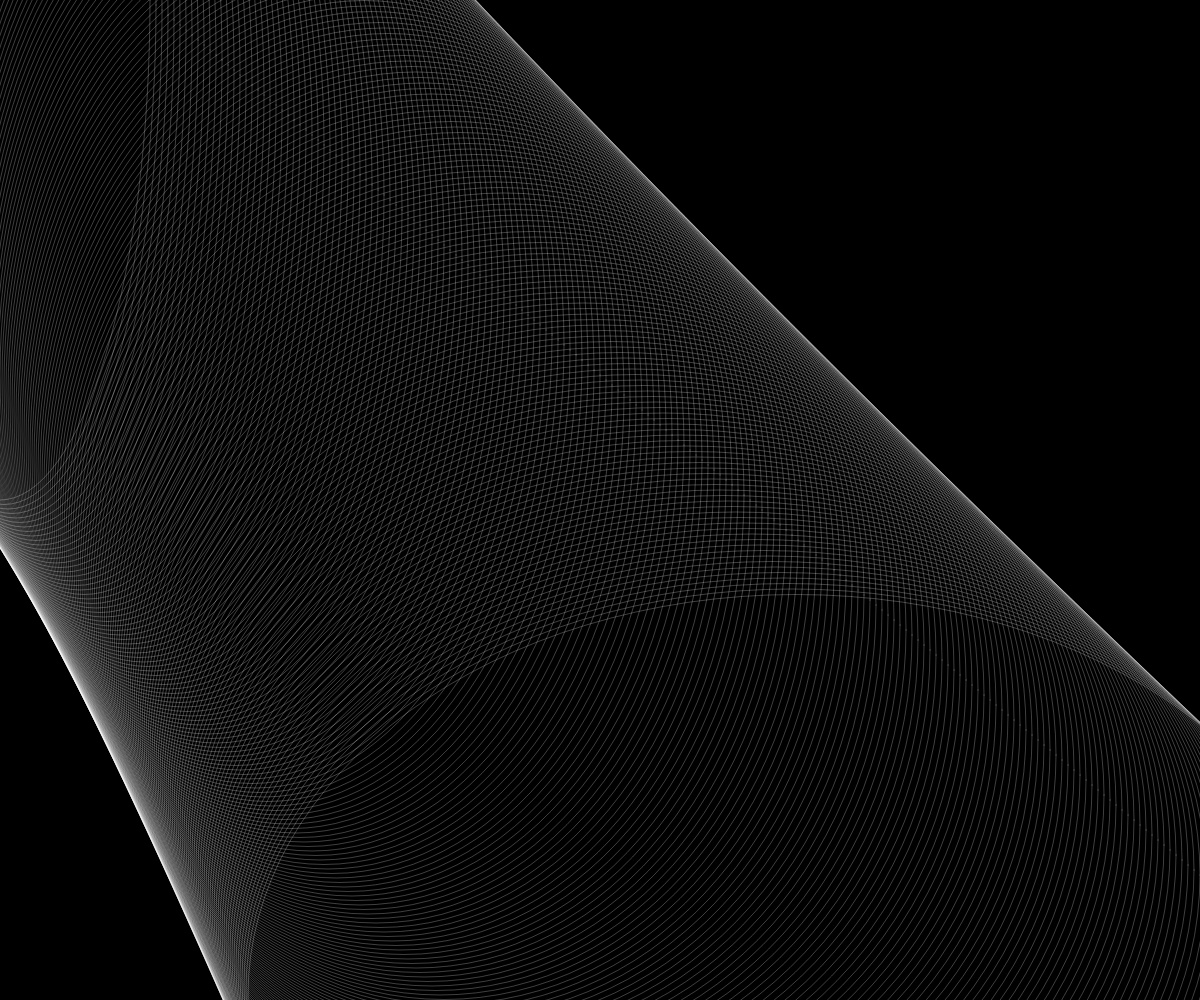
Frame 1 (no input)
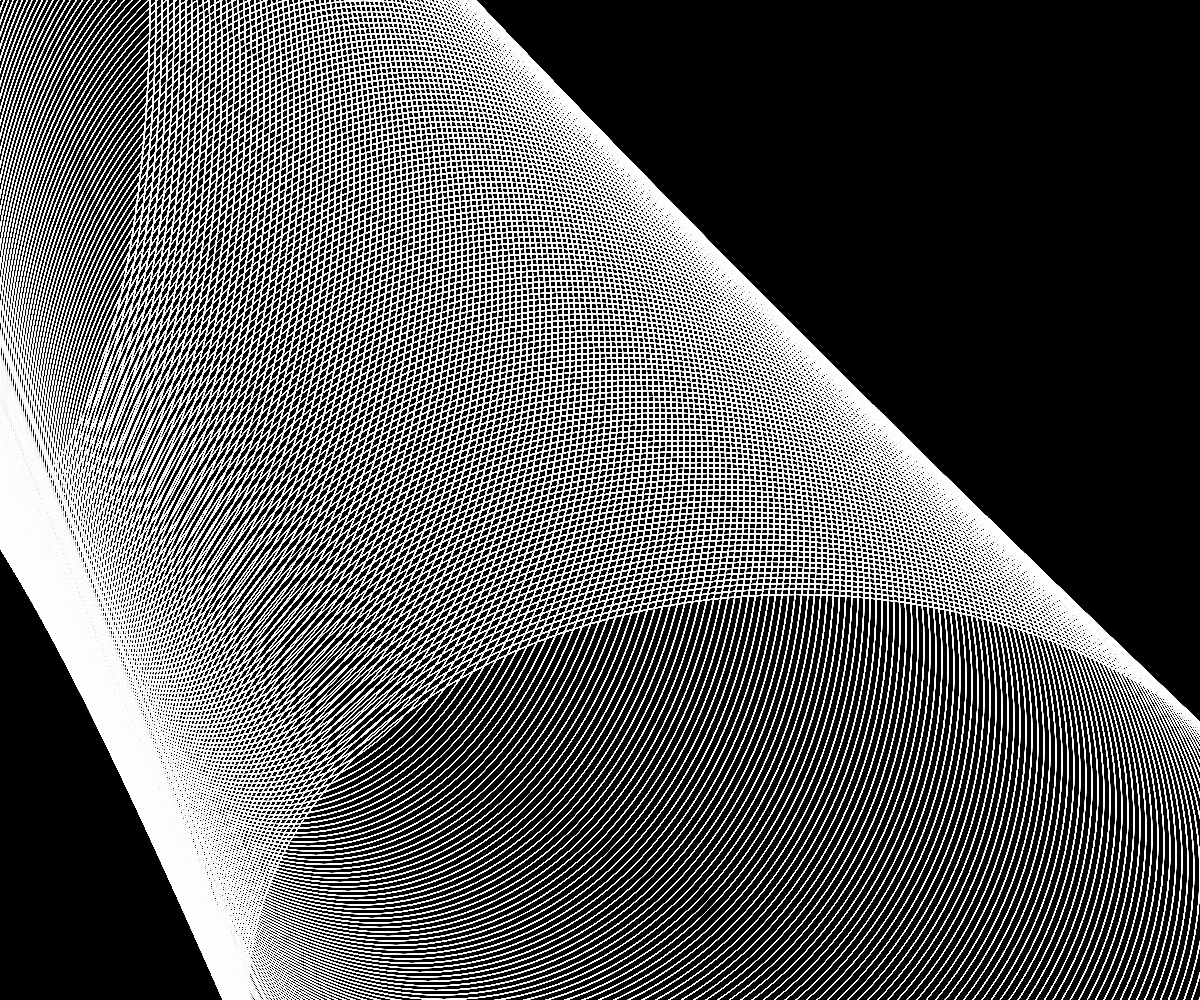
Frame 60 (no input)
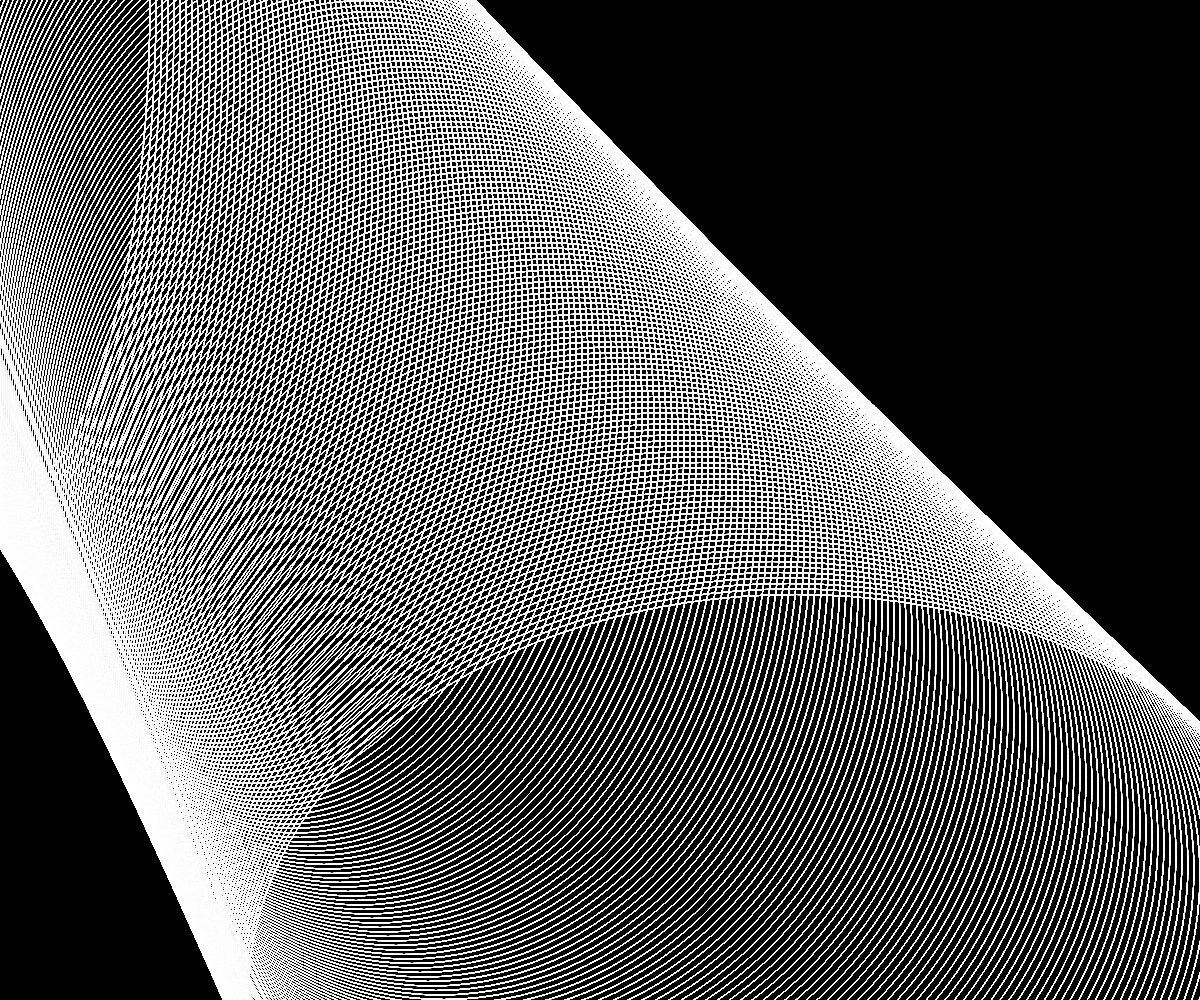
Frame 120 (the mouse pressed at the canvas centre since frame 60)

The p5.js sketch that drew these frames (run headless with seeded random() and noise() and a simulated clock; from frame 60 on, the mouse is pressed at the canvas centre):

// p5.js sketch
// ── sketch.js
function setup() {
  createCanvas(windowWidth, windowHeight);
  background(0);
  colorMode(HSB);
  smooth();
}

function draw(){
  noFill();
  strokeWeight(.25);
  stroke(255, 100);

  for (i = 0; i < 200; i+=1) {
    // ellipse(100 + i*4, 100 + i*5, 100+i*4, 100-i);
    ellipse(0 + i*4, 0 + i*5, 300+i*4, 1000-i);
    // ellipse(width/2 + i, height/2-i, 100+i*5, 100-i*5);
  }
}
